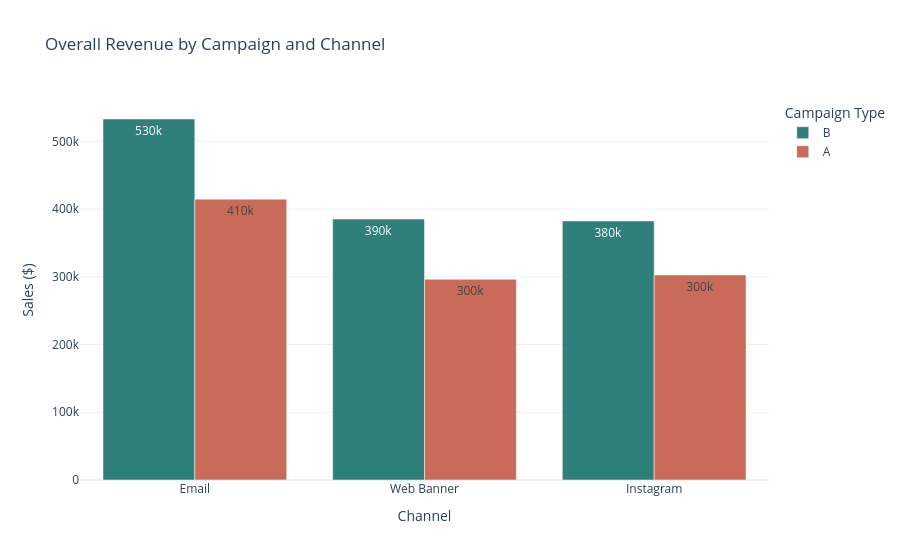
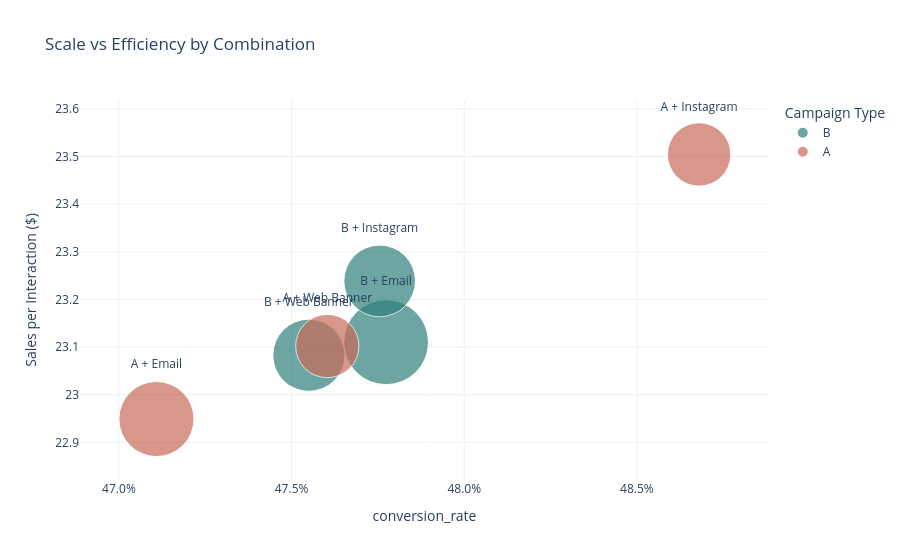
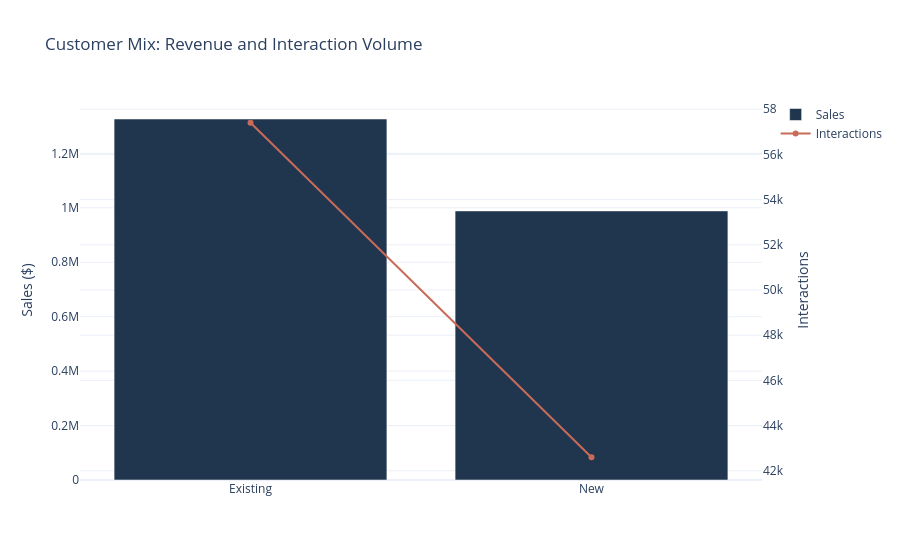

The cell these charts' notebook holds for them, in order:
### Code cell
chart_data = overall_combo_summary.copy()
chart_data["combination"] = chart_data["Campaign Type"] + " + " + chart_data["Channel"]
chart_data["tone"] = chart_data["Campaign Type"].map(CAMPAIGN_LABELS)

fig_sales = px.bar(
    chart_data,
    x="Channel",
    y="total_sales",
    color="Campaign Type",
    barmode="group",
    text_auto=".2s",
    title="Overall Revenue by Campaign and Channel",
    color_discrete_map={"A": "#c96b59", "B": "#2f7f7b"},
)
fig_sales.update_layout(template="plotly_white", yaxis_title="Sales ($)")
fig_sales.show()

fig_efficiency = px.scatter(
    chart_data,
    x="conversion_rate",
    y="sales_per_lead",
    size="leads",
    color="Campaign Type",
    hover_name="combination",
    text="combination",
    title="Scale vs Efficiency by Combination",
    color_discrete_map={"A": "#c96b59", "B": "#2f7f7b"},
    size_max=60,
)
fig_efficiency.update_traces(textposition="top center")
fig_efficiency.update_layout(template="plotly_white", xaxis_tickformat=".1%", yaxis_title="Sales per Interaction ($)")
fig_efficiency.show()

customer_mix = df.groupby("Customer Type", as_index=False).agg(
    interactions=(ID_COLUMN, "count"),
    total_sales=(SALES_COLUMN, "sum"),
)
fig_customer = go.Figure()
fig_customer.add_bar(x=customer_mix["Customer Type"], y=customer_mix["total_sales"], name="Sales", marker_color="#20364f")
fig_customer.add_scatter(x=customer_mix["Customer Type"], y=customer_mix["interactions"], name="Interactions", mode="lines+markers", yaxis="y2", marker_color="#c96b59")
fig_customer.update_layout(
    template="plotly_white",
    title="Customer Mix: Revenue and Interaction Volume",
    yaxis=dict(title="Sales ($)"),
    yaxis2=dict(title="Interactions", overlaying="y", side="right"),
)
fig_customer.show()

### Figure 1 — Plotly figure (JSON) as saved in the notebook; plotly's stock layout.template omitted (floating-point values rounded to 4 significant figures)
{"data": [{"alignmentgroup": "True", "hovertemplate": "Campaign Type=B<br>Channel=%{x}<br>total_sales=%{y}<extra></extra>", "legendgroup": "B", "marker": {"color": "#2f7f7b", "pattern": {"shape": ""}}, "name": "B", "offsetgroup": "B", "orientation": "v", "showlegend": true, "textposition": "auto", "texttemplate": "%{y:.2s}", "type": "bar", "x": ["Email", "Web Banner", "Instagram"], "xaxis": "x", "y": [533000.0, 385300.0, 382500.0], "yaxis": "y"}, {"alignmentgroup": "True", "hovertemplate": "Campaign Type=A<br>Channel=%{x}<br>total_sales=%{y}<extra></extra>", "legendgroup": "A", "marker": {"color": "#c96b59", "pattern": {"shape": ""}}, "name": "A", "offsetgroup": "A", "orientation": "v", "showlegend": true, "textposition": "auto", "texttemplate": "%{y:.2s}", "type": "bar", "x": ["Email", "Instagram", "Web Banner"], "xaxis": "x", "y": [414700.0, 302700.0, 296400.0], "yaxis": "y"}], "layout": {"barmode": "group", "legend": {"title": {"text": "Campaign Type"}, "tracegroupgap": 0}, "title": {"text": "Overall Revenue by Campaign and Channel"}, "xaxis": {"anchor": "y", "domain": [0, 1], "title": {"text": "Channel"}}, "yaxis": {"anchor": "x", "domain": [0, 1], "title": {"text": "Sales ($)"}}}}

### Figure 2 — Plotly figure (JSON) as saved in the notebook; plotly's stock layout.template omitted (floating-point values rounded to 4 significant figures)
{"data": [{"hovertemplate": "<b>%{hovertext}</b><br><br>Campaign Type=B<br>conversion_rate=%{x}<br>sales_per_lead=%{y}<br>leads=%{marker.size}<br>combination=%{text}<extra></extra>", "hovertext": ["B + Email", "B + Web Banner", "B + Instagram"], "legendgroup": "B", "marker": {"color": "#2f7f7b", "size": [23065, 16694, 16459], "sizemode": "area", "sizeref": 6.407, "symbol": "circle"}, "mode": "markers+text", "name": "B", "orientation": "v", "showlegend": true, "text": ["B + Email", "B + Web Banner", "B + Instagram"], "textposition": "top center", "type": "scatter", "x": [0.4777, 0.4755, 0.4776], "xaxis": "x", "y": [23.11, 23.08, 23.24], "yaxis": "y"}, {"hovertemplate": "<b>%{hovertext}</b><br><br>Campaign Type=A<br>conversion_rate=%{x}<br>sales_per_lead=%{y}<br>leads=%{marker.size}<br>combination=%{text}<extra></extra>", "hovertext": ["A + Email", "A + Instagram", "A + Web Banner"], "legendgroup": "A", "marker": {"color": "#c96b59", "size": [18071, 12880, 12831], "sizemode": "area", "sizeref": 6.407, "symbol": "circle"}, "mode": "markers+text", "name": "A", "orientation": "v", "showlegend": true, "text": ["A + Email", "A + Instagram", "A + Web Banner"], "textposition": "top center", "type": "scatter", "x": [0.4711, 0.4868, 0.476], "xaxis": "x", "y": [22.95, 23.5, 23.1], "yaxis": "y"}], "layout": {"legend": {"itemsizing": "constant", "title": {"text": "Campaign Type"}, "tracegroupgap": 0}, "title": {"text": "Scale vs Efficiency by Combination"}, "xaxis": {"anchor": "y", "domain": [0, 1], "tickformat": ".1%", "title": {"text": "conversion_rate"}}, "yaxis": {"anchor": "x", "domain": [0, 1], "title": {"text": "Sales per Interaction ($)"}}}}

### Figure 3 — Plotly figure (JSON) as saved in the notebook; plotly's stock layout.template omitted (floating-point values rounded to 4 significant figures)
{"data": [{"marker": {"color": "#20364f"}, "name": "Sales", "type": "bar", "x": ["Existing", "New"], "y": [1326000.0, 988500.0]}, {"marker": {"color": "#c96b59"}, "mode": "lines+markers", "name": "Interactions", "type": "scatter", "x": ["Existing", "New"], "y": [57403, 42597], "yaxis": "y2"}], "layout": {"title": {"text": "Customer Mix: Revenue and Interaction Volume"}, "yaxis": {"title": {"text": "Sales ($)"}}, "yaxis2": {"overlaying": "y", "side": "right", "title": {"text": "Interactions"}}}}
